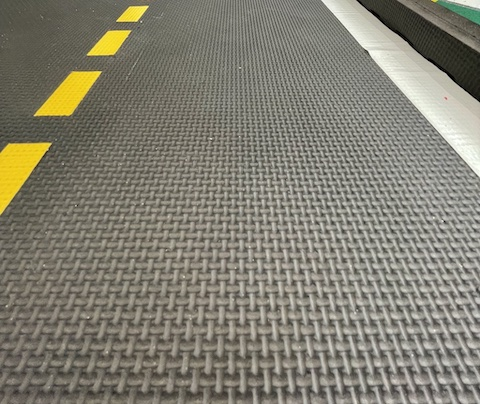
#> input picture viscontrol/solution/images/visual_control/duckietown-lane-crop-small.jpg, 480 x 404 px, found by its file name
$ jupyter execute --allow-errors visual_control.ipynb   (older library calls are emulated)
#> lines starting #> are read from the running program, lines starting #| are printed output that depends on the picture
# 💻 01 - Visual control

Details go here...

[cell 1]
### Run this cell to import relevant modules
#%load_ext autoreload
#%autoreload 2
#%matplotlib inline
#%pylab inline

from matplotlib import pyplot as plt
import numpy as np
import cv2

[cell 2]
# Load in the image and convert it to grayscale
imgrgb = cv2.imread('./images/visual_control/duckietown-lane-crop-small.jpg', 0)
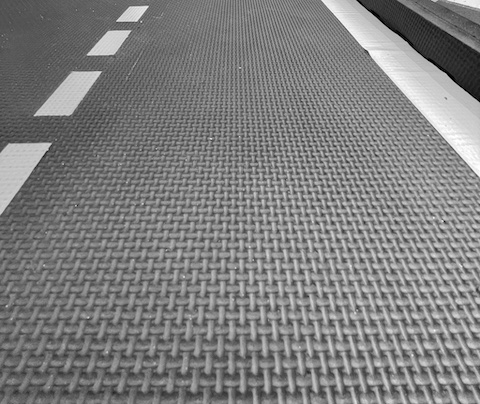
#> imgrgb: shape (404, 480); min 0, max 255, mean 126.7
#img = cv2.cvtColor(imgrgb, cv2.COLOR_BGR2GRAY)
